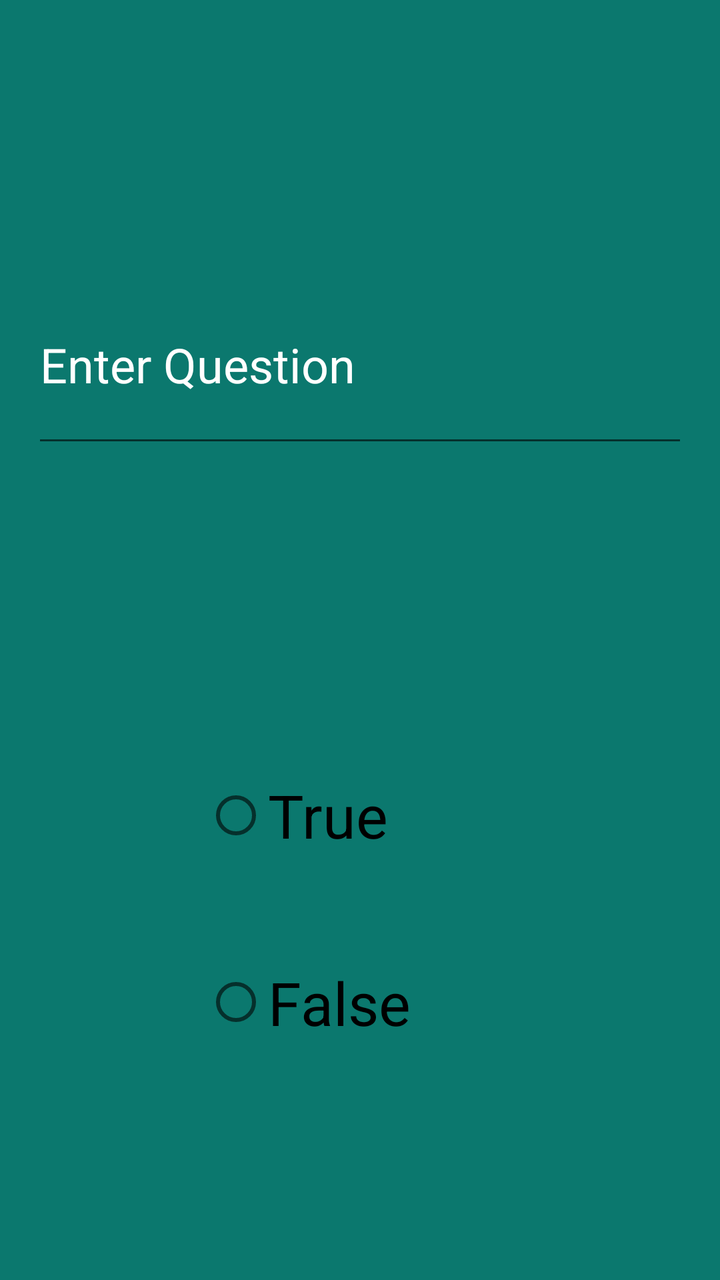
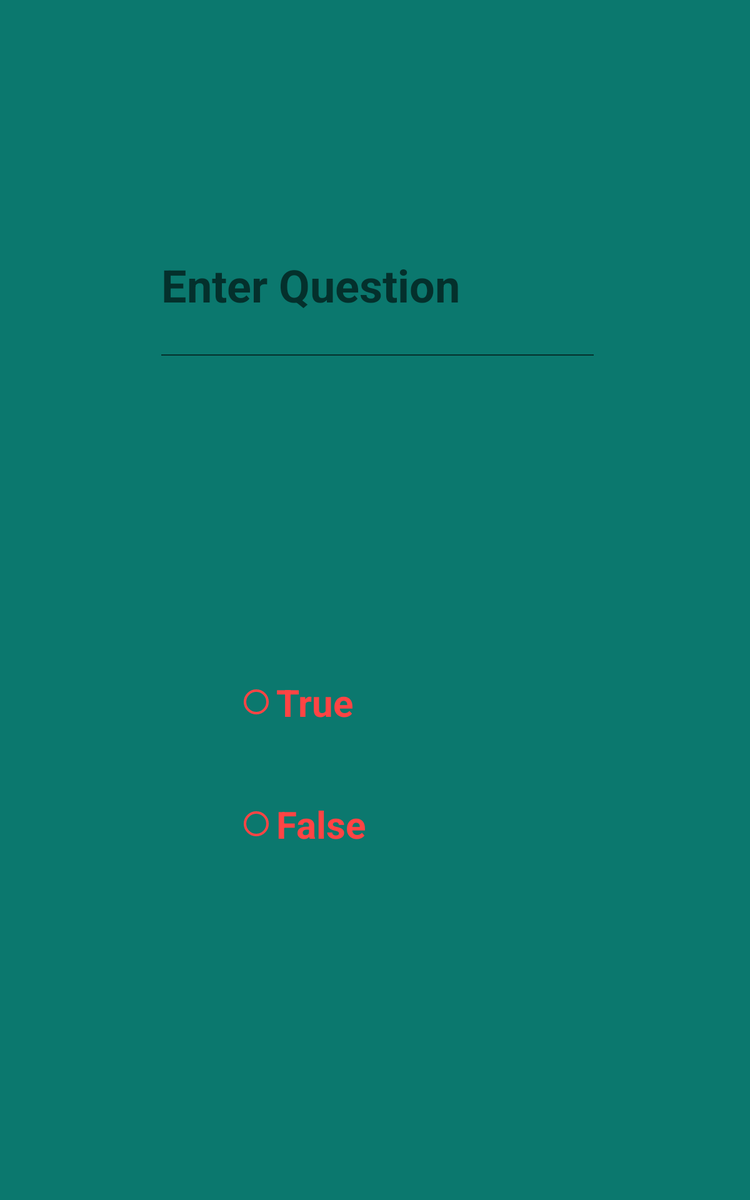

The same Android screen from two of the app's own layout files: first res/layout/ as a phone draws it, then the repository's variant for another configuration, drawn on a device whose configuration selects that folder. Both files follow.
<!-- AndroidManifest.xml: application theme AppTheme -->
<!-- res/layout/tf_adder_fragment_layout.xml -->
<?xml version="1.0" encoding="utf-8"?>
<android.support.constraint.ConstraintLayout
    xmlns:android="http://schemas.android.com/apk/res/android"
    xmlns:app="http://schemas.android.com/apk/res-auto"
    xmlns:tools="http://schemas.android.com/tools"
    android:layout_width="match_parent"
    android:layout_height="match_parent">

    <EditText
        android:id="@+id/editTextQTF"
        android:layout_width="328dp"
        android:layout_height="96dp"
        android:layout_marginBottom="8dp"
        android:layout_marginEnd="8dp"
        android:layout_marginLeft="8dp"
        android:layout_marginRight="8dp"
        android:layout_marginStart="8dp"
        android:layout_marginTop="8dp"
        android:ems="10"
        android:inputType="textPersonName"
        android:text="@string/enter_question"
        android:textSize="24sp"
        app:layout_constraintBottom_toTopOf="@+id/tf_a_rg"
        app:layout_constraintEnd_toEndOf="parent"
        app:layout_constraintStart_toStartOf="parent"
        app:layout_constraintTop_toTopOf="parent" />

    <RadioGroup
        android:id="@+id/tf_a_rg"
        android:layout_width="156dp"
        android:layout_height="187dp"
        android:layout_marginBottom="92dp"
        android:layout_marginEnd="8dp"
        android:layout_marginLeft="8dp"
        android:layout_marginRight="8dp"
        android:layout_marginStart="8dp"
        app:layout_constraintBottom_toBottomOf="parent"
        app:layout_constraintEnd_toEndOf="parent"
        app:layout_constraintStart_toStartOf="parent">

        <RadioButton
            android:id="@+id/radioButton5"
            android:layout_width="wrap_content"
            android:layout_height="wrap_content"
            android:layout_weight="1"
            android:text="@string/true_string"
            android:textSize="30sp" />

        <RadioButton
            android:id="@+id/radioButton6"
            android:layout_width="wrap_content"
            android:layout_height="wrap_content"
            android:layout_weight="1"
            android:text="@string/false_string"
            android:textSize="30sp" />
    </RadioGroup>
</android.support.constraint.ConstraintLayout>
<!-- resources referenced by this layout -->
<resources>
  <string name="enter_question">Enter Question</string>
  <string name="false_string">False</string>
  <string name="true_string">True</string>
  <!-- from res/values-v21/ -->
  <style name="AppTheme" parent="Theme.AppCompat.DayNight.NoActionBar">
          
  
          <item name="colorPrimary">@color/colorPrimary</item>
          <item name="colorPrimaryDark">@color/colorPrimaryDark</item>
          <item name="colorAccent">@color/colorAccent</item>
          <item name="android:colorPrimary">@android:color/holo_red_light</item>
          <item name="android:colorBackground">@color/teal1</item>
          <item name="android:colorPrimaryDark">@android:color/holo_red_light</item>
          <item name="android:colorAccent">@android:color/background_light</item>
          <item name="android:textColorPrimary">@android:color/background_light</item>
      </style>
  <color name="colorPrimary">#3F51B5</color>
  <color name="colorPrimaryDark">#303F9F</color>
  <color name="colorAccent">#FF4081</color>
  <color name="teal1">#0b786e</color>
</resources>
<!-- res/layout-large/tf_adder_fragment_layout.xml (the repository's variant of the layout above) -->
<!-- drawn on a 7-inch tablet held upright -->
<?xml version="1.0" encoding="utf-8"?>
<android.support.constraint.ConstraintLayout
    xmlns:android="http://schemas.android.com/apk/res/android"
    xmlns:app="http://schemas.android.com/apk/res-auto"
    xmlns:tools="http://schemas.android.com/tools"
    android:layout_width="match_parent"
    android:layout_height="match_parent">

    <EditText
        android:id="@+id/editTextQTF"
        android:layout_width="354dp"
        android:layout_height="132dp"
        android:layout_marginBottom="8dp"
        android:layout_marginEnd="8dp"
        android:layout_marginLeft="8dp"
        android:layout_marginRight="8dp"
        android:layout_marginStart="8dp"
        android:layout_marginTop="8dp"
        android:ems="10"
        android:hint="@string/enter_question"
        android:inputType="textPersonName"
        android:textColor="@color/colorPrimary"
        android:textSize="36sp"
        android:textStyle="bold"
        app:layout_constraintBottom_toBottomOf="parent"
        app:layout_constraintEnd_toEndOf="parent"
        app:layout_constraintHorizontal_bias="0.508"
        app:layout_constraintStart_toStartOf="parent"
        app:layout_constraintTop_toTopOf="parent"
        app:layout_constraintVertical_bias="0.188" />

    <RadioGroup
        android:id="@+id/tf_a_rg"
        android:layout_width="222dp"
        android:layout_height="195dp"
        android:layout_marginBottom="8dp"
        android:layout_marginEnd="8dp"
        android:layout_marginLeft="8dp"
        android:layout_marginRight="8dp"
        android:layout_marginStart="8dp"
        android:layout_marginTop="8dp"
        app:layout_constraintBottom_toBottomOf="parent"
        app:layout_constraintEnd_toEndOf="parent"
        app:layout_constraintStart_toStartOf="parent"
        app:layout_constraintTop_toTopOf="parent"
        app:layout_constraintVertical_bias="0.674">

        <RadioButton
            android:id="@+id/radioButton5"
            android:layout_width="wrap_content"
            android:layout_height="wrap_content"
            android:layout_weight="1"
            android:text="@string/true_string"
            android:textColor="@android:color/holo_red_light"
            android:textSize="30sp"
            android:textStyle="bold"
            android:buttonTint="@android:color/holo_red_light" />

        <RadioButton
            android:id="@+id/radioButton6"
            android:layout_width="wrap_content"
            android:layout_height="wrap_content"
            android:layout_weight="1"
            android:text="@string/false_string"
            android:textColor="@android:color/holo_red_light"
            android:textSize="30sp"
            android:textStyle="bold"
            android:buttonTint="@android:color/holo_red_light" />
    </RadioGroup>
</android.support.constraint.ConstraintLayout>
<!-- resources referenced by the variant -->
<!-- as a 7-inch tablet held upright resolves them -->
<resources>
  <color name="colorPrimary">#3F51B5</color>
  <string name="enter_question">Enter Question</string>
  <string name="false_string">False</string>
  <string name="true_string">True</string>
  <!-- from res/values-v21/ -->
  <style name="AppTheme" parent="Theme.AppCompat.DayNight.NoActionBar">
          
  
          <item name="colorPrimary">@color/colorPrimary</item>
          <item name="colorPrimaryDark">@color/colorPrimaryDark</item>
          <item name="colorAccent">@color/colorAccent</item>
          <item name="android:colorPrimary">@android:color/holo_red_light</item>
          <item name="android:colorBackground">@color/teal1</item>
          <item name="android:colorPrimaryDark">@android:color/holo_red_light</item>
          <item name="android:colorAccent">@android:color/background_light</item>
          <item name="android:textColorPrimary">@android:color/background_light</item>
      </style>
  <color name="colorPrimaryDark">#303F9F</color>
  <color name="colorAccent">#FF4081</color>
  <color name="teal1">#0b786e</color>
</resources>
